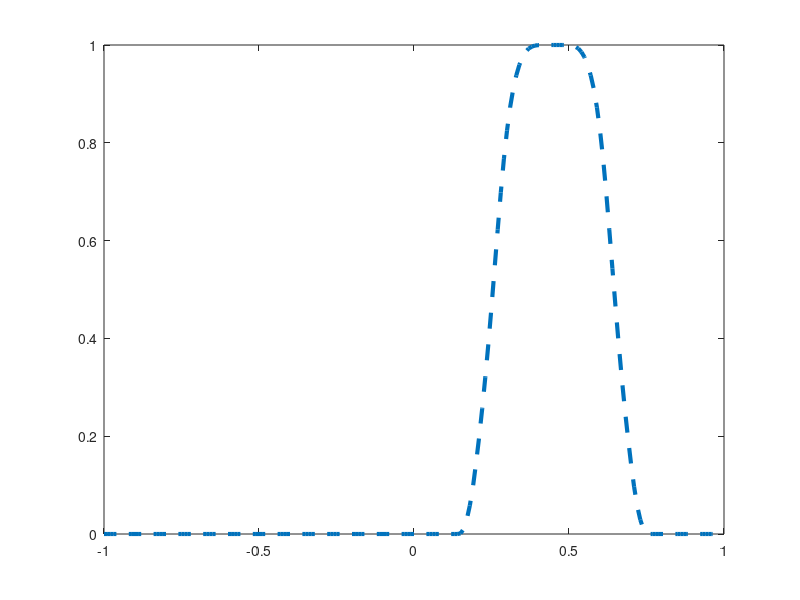

Source code (MATLAB):

Prob_List=[];
for u=-1:0.01:1

% number of uncertainty samples
N=1000000;

% uncertainties
x1=random('Uniform',-0.1,0.1,1,N);
x2=random('Uniform',-0.1,0.1,1,N);
x3=random('Uniform',-0.1,0.1,1,N);
w=random('Beta',2,5,1,N);

% x(k+1)
f1=0.2*w.*x2;
f2=x1.*x3;
f3=1.2*x1-0.5*x2+x3+2*u;

% success set
K=1^2-(f1-0).^2/0.03^2-(f2-0).^2/0.02^2-(f3-0.9).^2/0.4^2;


Pro=size(find(K>=0),2)/N;
Prob_List=[Prob_List;u,Pro];

end
plot([-1:0.01:1],Prob_List(:,2),'--','LineWidth',3)

 ylim([0 1])